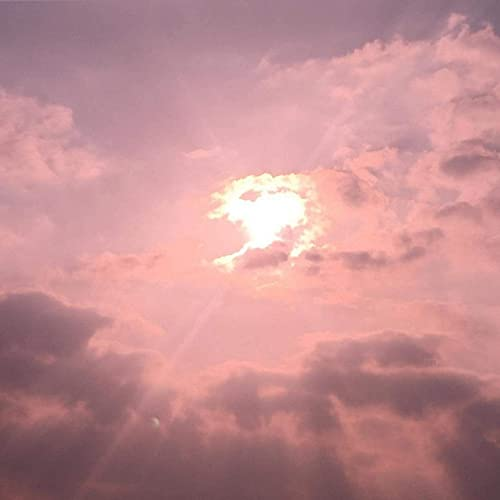
#> input picture Images/clouds.jpg, 500 x 500 px, found by its file name
$ python weave.py
#> lines starting #> are read from the running program, lines starting #| are printed output that depends on the picture
import random
import numpy as np
from PIL import Image
import matplotlib.pyplot as plt

### CHANGE THIS ###
current_folder = 'Git/Fourier-Visualizer/Images/' # Change depending on your local setup
photos = ['bee.jpg', 'flowers.jpg', 'trees.jpg', 'forest.jpg', 'nebula.jpg', 'water.jpg', 'clouds.jpg', 'mountain.jpg', 'city.jpg', 'buildings.jpg']

A, B = (random.randint(0, len(photos)-1), random.randint(0, len(photos)-1))

# Good ones: (1, 4), (2, 6), (3, 5), (4, 5), (4, 6)


# Things to mess with
#A, B = (0, 1)
block_size = 1

img = Image.open(current_folder + photos[A])
#> img is the input picture: PIL image 500x500 RGB; mean R, G, B 194.7, 141.9, 145.4
img2 = Image.open(current_folder + photos[B])
img_array = np.array(img)
img2_array = np.array(img2)

n, m, channels = img_array.shape
#> n = 500; m = 500; channels = 3

for i in range(int(n/block_size)):
    for j in range(int(m/block_size)):
        if (i + j) % 2 == 0:
            img_array[i*block_size:(i+1)*block_size, j*block_size:(j+1)*block_size, :] = np.zeros((block_size, block_size, 3)) #[np.zeros(block_size), np.zeros(block_size), [0, 0, 0]]
        else:
            img2_array[i*block_size:(i+1)*block_size, j*block_size:(j+1)*block_size, :] = np.zeros((block_size, block_size, 3)) #[np.zeros(block_size), np.zeros(block_size), [0, 0, 0]]
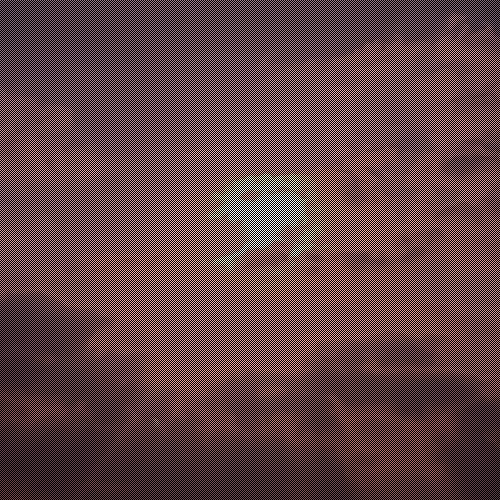
#> img2_array: shape (500, 500, 3); mean R, G, B 97.4, 71, 72.7
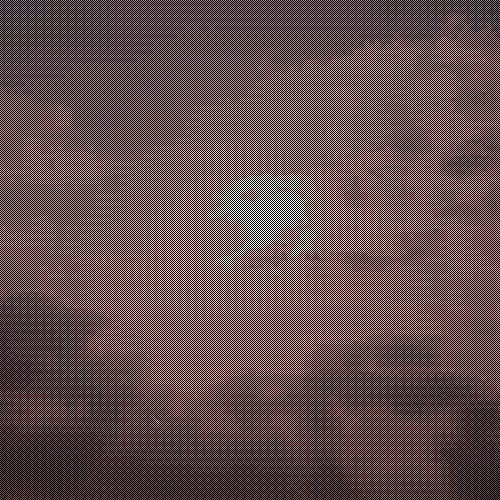
#> img_array: shape (500, 500, 3); mean R, G, B 97.4, 71, 72.7

plt.imshow(img_array + img2_array)
plt.show()
